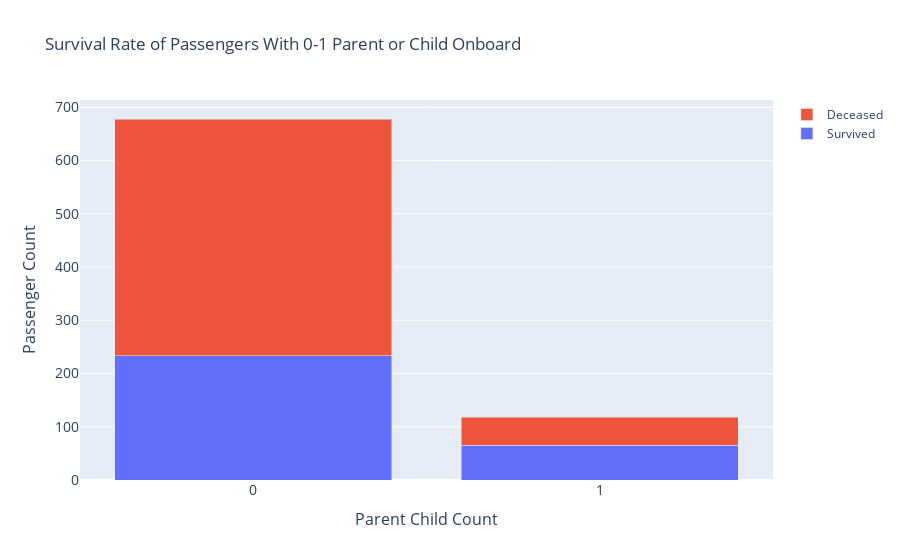
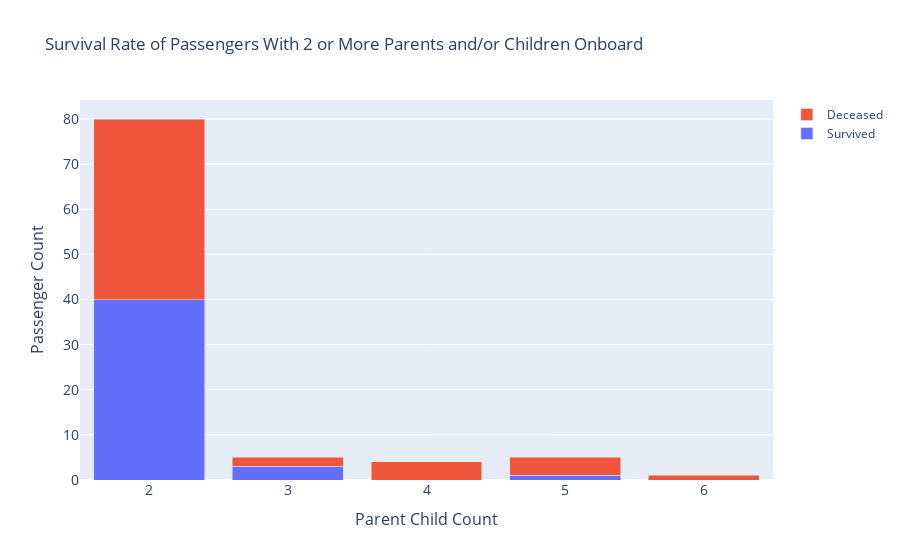

Source (notebook cell) for these figures, in order:
### Markdown cell above
### The Parent/Child (Parch) Feature

### Code cell
survival_plot(train_df,
                 col='Parch',
                 x_vals=[0,1],
                 x_labels=['0','1'],
                 plot_title='Survival Rate of Passengers With 0-1 Parent or Child Onboard',
                 xaxis_title='Parent Child Count',
                 yaxis_title='Passenger Count')

survival_plot(train_df,
                 col='Parch',
                 x_vals=[2,3,4,5,6],
                 x_labels=['2','3','4','5','6'],
                 plot_title='Survival Rate of Passengers With 2 or More Parents and/or Children Onboard',
                 xaxis_title='Parent Child Count',
                 yaxis_title='Passenger Count')

### Figure 1 — Plotly figure (JSON) as saved in the notebook; plotly's stock layout.template omitted (floating-point values rounded to 4 significant figures)
{"data": [{"customdata": [34.37, 55.08], "hovertemplate": "%{customdata:.2f}%", "name": "Survived", "type": "bar", "x": ["0", "1"], "y": [233, 65]}, {"customdata": [65.63, 44.92], "hovertemplate": "%{customdata:.2f}%", "name": "Deceased", "type": "bar", "x": ["0", "1"], "y": [445, 53]}], "layout": {"autosize": true, "barmode": "stack", "title": {"text": "Survival Rate of Passengers With 0-1 Parent or Child Onboard"}, "xaxis": {"autorange": true, "range": [-0.5, 1.5], "tickfont": {"size": 14}, "title": {"font": {"size": 16}, "text": "Parent Child Count"}, "type": "category"}, "yaxis": {"autorange": true, "range": [0, 713.7], "tickfont": {"size": 14}, "title": {"font": {"size": 16}, "text": "Passenger Count"}, "type": "linear"}}}

### Figure 2 — Plotly figure (JSON) as saved in the notebook; plotly's stock layout.template omitted (floating-point values rounded to 4 significant figures)
{"data": [{"customdata": [50, 60, null, 20, null], "hovertemplate": "%{customdata:.2f}%", "name": "Survived", "type": "bar", "x": ["2", "3", "4", "5", "6"], "y": [40, 3, null, 1, null]}, {"customdata": [50, 40, 100, 80, 100], "hovertemplate": "%{customdata:.2f}%", "name": "Deceased", "type": "bar", "x": ["2", "3", "4", "5", "6"], "y": [40, 2, 4, 4, 1]}], "layout": {"autosize": true, "barmode": "stack", "title": {"text": "Survival Rate of Passengers With 2 or More Parents and/or Children Onboard"}, "xaxis": {"autorange": true, "range": [-0.5, 4.5], "tickfont": {"size": 14}, "title": {"font": {"size": 16}, "text": "Parent Child Count"}, "type": "category"}, "yaxis": {"autorange": true, "range": [0, 84.21], "tickfont": {"size": 14}, "title": {"font": {"size": 16}, "text": "Passenger Count"}, "type": "linear"}}}
